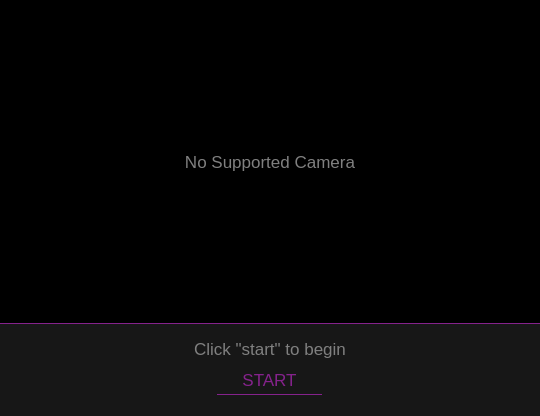
<?xml version="1.0" encoding="UTF-8"?>
<ui version="4.0">
 <class>mainForm</class>
 <widget class="QWidget" name="mainForm">
  <property name="geometry">
   <rect>
    <x>0</x>
    <y>0</y>
    <width>540</width>
    <height>416</height>
   </rect>
  </property>
  <property name="sizePolicy">
   <sizepolicy hsizetype="Preferred" vsizetype="Preferred">
    <horstretch>0</horstretch>
    <verstretch>0</verstretch>
   </sizepolicy>
  </property>
  <property name="font">
   <font>
    <pointsize>13</pointsize>
   </font>
  </property>
  <property name="windowTitle">
   <string>JH Face Data Collector</string>
  </property>
  <property name="styleSheet">
   <string notr="true">QWidget#mainForm {
background-color: rgb(23, 23, 23)
}</string>
  </property>
  <layout class="QVBoxLayout" name="verticalLayout">
   <property name="leftMargin">
    <number>0</number>
   </property>
   <property name="topMargin">
    <number>0</number>
   </property>
   <property name="rightMargin">
    <number>0</number>
   </property>
   <property name="bottomMargin">
    <number>12</number>
   </property>
   <item>
    <widget class="QLabel" name="cameraLabel">
     <property name="sizePolicy">
      <sizepolicy hsizetype="Preferred" vsizetype="Preferred">
       <horstretch>5</horstretch>
       <verstretch>5</verstretch>
      </sizepolicy>
     </property>
     <property name="styleSheet">
      <string notr="true">background: black; 
color: rgb(128, 128, 128);
border-bottom: 1px solid rgb(133, 34, 140);</string>
     </property>
     <property name="text">
      <string>No Supported Camera</string>
     </property>
     <property name="alignment">
      <set>Qt::AlignCenter</set>
     </property>
    </widget>
   </item>
   <item>
    <widget class="QWidget" name="controlWidget" native="true">
     <property name="layoutDirection">
      <enum>Qt::LeftToRight</enum>
     </property>
     <layout class="QVBoxLayout" name="verticalLayout_2">
      <item>
       <widget class="QLabel" name="statusLabel">
        <property name="sizePolicy">
         <sizepolicy hsizetype="Preferred" vsizetype="Preferred">
          <horstretch>0</horstretch>
          <verstretch>0</verstretch>
         </sizepolicy>
        </property>
        <property name="font">
         <font>
          <pointsize>13</pointsize>
         </font>
        </property>
        <property name="autoFillBackground">
         <bool>false</bool>
        </property>
        <property name="styleSheet">
         <string notr="true">QLabel {
color: rgb(128, 128, 128)
}</string>
        </property>
        <property name="lineWidth">
         <number>0</number>
        </property>
        <property name="text">
         <string>Click &quot;start&quot; to begin</string>
        </property>
        <property name="alignment">
         <set>Qt::AlignCenter</set>
        </property>
       </widget>
      </item>
      <item alignment="Qt::AlignHCenter">
       <widget class="QPushButton" name="startButton">
        <property name="enabled">
         <bool>true</bool>
        </property>
        <property name="sizePolicy">
         <sizepolicy hsizetype="Minimum" vsizetype="Fixed">
          <horstretch>0</horstretch>
          <verstretch>0</verstretch>
         </sizepolicy>
        </property>
        <property name="minimumSize">
         <size>
          <width>105</width>
          <height>0</height>
         </size>
        </property>
        <property name="maximumSize">
         <size>
          <width>105</width>
          <height>16777215</height>
         </size>
        </property>
        <property name="focusPolicy">
         <enum>Qt::TabFocus</enum>
        </property>
        <property name="styleSheet">
         <string notr="true">QPushButton {
margin: 5px 0px 0px 0px;
padding-bottom: 4px;
border: 1px solid rgb(133, 34, 140);
border-top: none;
border-left: none;
border-right: none;
border-radius: 0px;
color: rgb(133, 34, 140);
}

QPushButton:hover {
color: rgba(133, 34, 140, 235);
}

QPushButton:pressed {
color: rgba(133, 34, 140, 190);
}

QPushButton:disabled {
color: rgb(92, 92, 92);
border-color: rgb(92, 92, 92);
}</string>
        </property>
        <property name="text">
         <string>START</string>
        </property>
        <property name="flat">
         <bool>false</bool>
        </property>
       </widget>
      </item>
     </layout>
    </widget>
   </item>
  </layout>
 </widget>
 <resources/>
 <connections/>
</ui>
